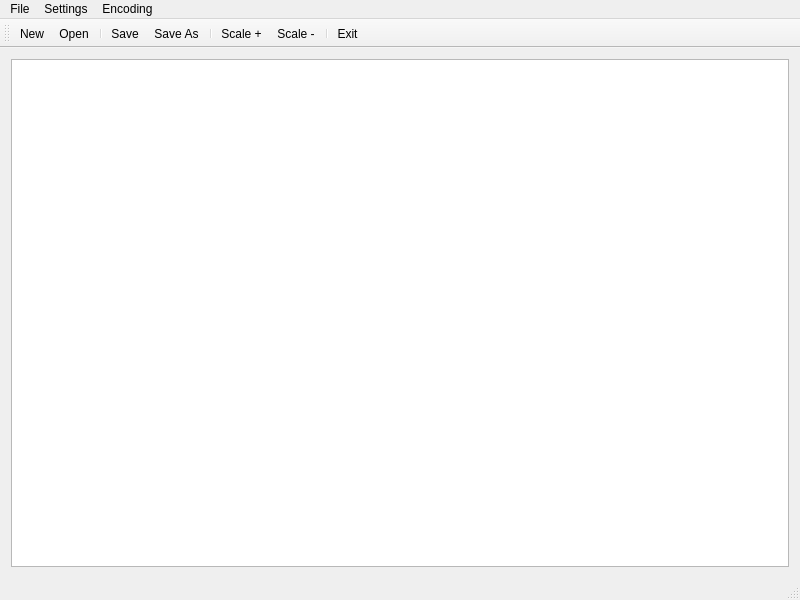
<?xml version="1.0" encoding="UTF-8"?>
<ui version="4.0">
 <class>MainWindow</class>
 <widget class="QMainWindow" name="MainWindow">
  <property name="geometry">
   <rect>
    <x>0</x>
    <y>0</y>
    <width>800</width>
    <height>600</height>
   </rect>
  </property>
  <property name="minimumSize">
   <size>
    <width>800</width>
    <height>600</height>
   </size>
  </property>
  <property name="maximumSize">
   <size>
    <width>1920</width>
    <height>1080</height>
   </size>
  </property>
  <property name="windowTitle">
   <string>TextEditor</string>
  </property>
  <widget class="QWidget" name="centralWidget">
   <layout class="QGridLayout" name="gridLayout">
    <item row="1" column="0">
     <widget class="QTextEdit" name="textEdit"/>
    </item>
   </layout>
  </widget>
  <widget class="QMenuBar" name="menuBar">
   <property name="geometry">
    <rect>
     <x>0</x>
     <y>0</y>
     <width>800</width>
     <height>26</height>
    </rect>
   </property>
   <widget class="QMenu" name="menuFile">
    <property name="title">
     <string>File</string>
    </property>
    <addaction name="actionNew"/>
    <addaction name="actionOpen"/>
    <addaction name="separator"/>
    <addaction name="actionSave"/>
    <addaction name="actionSaveAs"/>
    <addaction name="separator"/>
    <addaction name="actionExit"/>
   </widget>
   <widget class="QMenu" name="menuSettings">
    <property name="title">
     <string>Settings</string>
    </property>
    <widget class="QMenu" name="menuFont">
     <property name="title">
      <string>Font</string>
     </property>
     <addaction name="actionSelect"/>
     <addaction name="separator"/>
     <addaction name="actionScale"/>
     <addaction name="actionScale2"/>
    </widget>
    <widget class="QMenu" name="menuColors">
     <property name="title">
      <string>Colors</string>
     </property>
     <addaction name="actionFontColor"/>
     <addaction name="actionHighlightColor"/>
     <addaction name="actionBackgroundColor"/>
    </widget>
    <addaction name="menuFont"/>
    <addaction name="menuColors"/>
   </widget>
   <widget class="QMenu" name="menuEncoding">
    <property name="title">
     <string>Encoding</string>
    </property>
    <addaction name="actionWin1251"/>
    <addaction name="actionUTF8"/>
    <addaction name="actionUTF16"/>
    <addaction name="actionUTF32"/>
    <addaction name="actionKOI8U"/>
   </widget>
   <addaction name="menuFile"/>
   <addaction name="menuSettings"/>
   <addaction name="menuEncoding"/>
  </widget>
  <widget class="QToolBar" name="mainToolBar">
   <attribute name="toolBarArea">
    <enum>TopToolBarArea</enum>
   </attribute>
   <attribute name="toolBarBreak">
    <bool>false</bool>
   </attribute>
   <addaction name="actionNew"/>
   <addaction name="actionOpen"/>
   <addaction name="separator"/>
   <addaction name="actionSave"/>
   <addaction name="actionSaveAs"/>
   <addaction name="separator"/>
   <addaction name="actionScale"/>
   <addaction name="actionScale2"/>
   <addaction name="separator"/>
   <addaction name="actionExit"/>
  </widget>
  <widget class="QStatusBar" name="statusBar"/>
  <action name="actionNew">
   <property name="text">
    <string>New</string>
   </property>
  </action>
  <action name="actionOpen">
   <property name="text">
    <string>Open...</string>
   </property>
  </action>
  <action name="actionExit">
   <property name="text">
    <string>Exit</string>
   </property>
  </action>
  <action name="actionSave">
   <property name="text">
    <string>Save</string>
   </property>
  </action>
  <action name="actionSaveAs">
   <property name="text">
    <string>Save As...</string>
   </property>
  </action>
  <action name="actionSelect">
   <property name="text">
    <string>Select...</string>
   </property>
  </action>
  <action name="actionScale">
   <property name="text">
    <string>Scale +</string>
   </property>
  </action>
  <action name="actionScale2">
   <property name="text">
    <string>Scale -</string>
   </property>
  </action>
  <action name="actionFontColor">
   <property name="text">
    <string>Font Color</string>
   </property>
  </action>
  <action name="actionHighlightColor">
   <property name="text">
    <string>Highlight Color</string>
   </property>
  </action>
  <action name="actionBackgroundColor">
   <property name="text">
    <string>Background Color</string>
   </property>
  </action>
  <action name="actionWin1251">
   <property name="text">
    <string>Win 1251</string>
   </property>
  </action>
  <action name="actionUTF8">
   <property name="text">
    <string>UTF8</string>
   </property>
  </action>
  <action name="actionUTF16">
   <property name="text">
    <string>UTF16</string>
   </property>
  </action>
  <action name="actionUTF32">
   <property name="text">
    <string>UTF32</string>
   </property>
  </action>
  <action name="actionKOI8U">
   <property name="text">
    <string>KOI8-U</string>
   </property>
  </action>
 </widget>
 <layoutdefault spacing="6" margin="11"/>
 <resources/>
 <connections/>
</ui>
